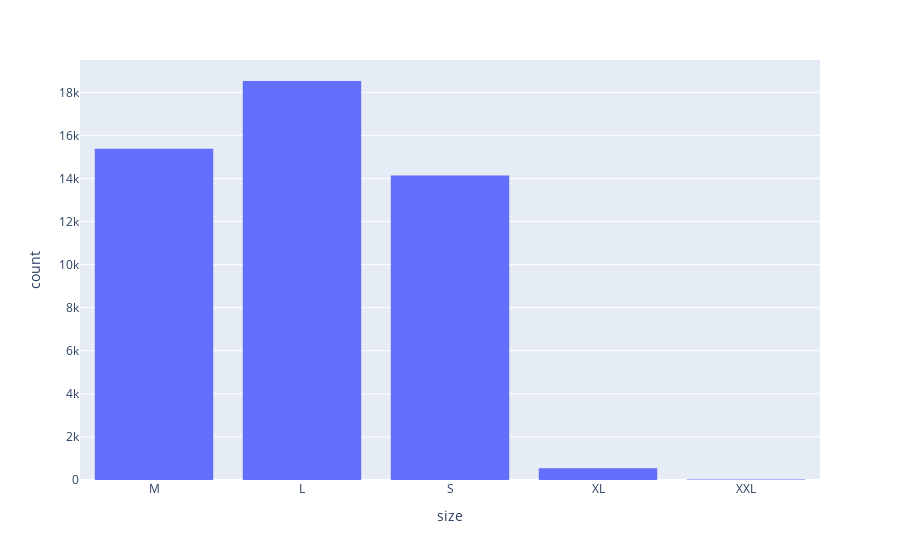

The cell this chart's notebook holds for it:
### Code cell
fig = px.histogram(df, x=df['size'])
fig.show()

### Figure 1 — Plotly figure (JSON) as saved in the notebook; plotly's stock layout.template omitted (floating-point values rounded to 4 significant figures; data arrays with more than 128 entries replaced by an {"elided": "..."} marker saying what was removed)
{"data": [{"alignmentgroup": "True", "bingroup": "x", "hovertemplate": "size=%{x}<br>count=%{y}<extra></extra>", "legendgroup": "", "marker": {"color": "#636efa", "pattern": {"shape": ""}}, "name": "", "offsetgroup": "", "orientation": "v", "showlegend": false, "type": "histogram", "x": {"elided": "48620 str values"}, "xaxis": "x", "yaxis": "y"}], "layout": {"barmode": "relative", "legend": {"tracegroupgap": 0}, "margin": {"t": 60}, "xaxis": {"anchor": "y", "domain": [0, 1], "title": {"text": "size"}}, "yaxis": {"anchor": "x", "domain": [0, 1], "title": {"text": "count"}}}}
